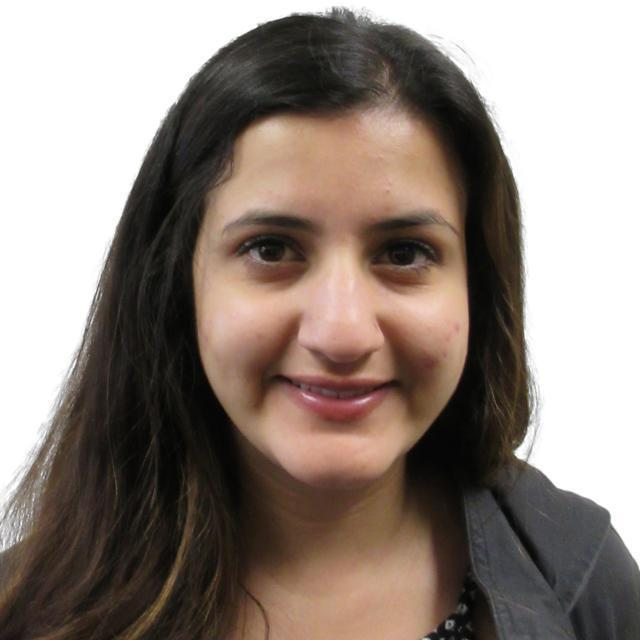
#> input picture Datasets/AMFD Faces Final/happy/SF-1002.jpg, 640 x 640 px; its folder holds only this picture in this run
$ python visualization.py
#> lines starting #> are read from the running program, lines starting #| are printed output that depends on the picture
### part_1_src/read_datasets.py
import os
import pandas as pd
from PIL import Image


def gather_image_data(root_dir='../Datasets'):

#> called with root_dir = '../Datasets'
    data = []

    # Loop through each dataset directory
    for dataset_name in os.listdir(root_dir):
        dataset_path = os.path.join(root_dir, dataset_name)

        if os.path.isdir(dataset_path):
            # Loop through each emotion directory in the dataset
            for emotion in os.listdir(dataset_path):
                emotion_path = os.path.join(dataset_path, emotion)

                if os.path.isdir(emotion_path):
                    # Loop through each image in the emotion directory
                    for image_name in os.listdir(emotion_path):
                        image_path = os.path.join(emotion_path, image_name)

                        if os.path.isfile(image_path):
                            with Image.open(image_path) as img:
#> img is the input picture: PIL image 640x640 RGB; mean R, G, B 144.4, 132.3, 124.7
                                width, height = img.size
#> width = 640; height = 640
                            file_size = os.path.getsize(image_path)

                            # Append the data to the list
                            data.append({
                                'image_path': image_path,
                                'emotion': emotion,
                                'dataset_name': dataset_name,
                                'width': width,
                                'height': height,
                                'file_size': file_size
                            })

    # Convert to a pandas DataFrame
    df = pd.DataFrame(data)
    return df


# [6 lines that do not run on import are left out]

### part_1_src/visualization.py
import matplotlib.pyplot as plt
import numpy as np
from PIL import Image
from read_datasets import gather_image_data


def plot_class_distribution(df):
    class_distribution = df['emotion'].value_counts()
    plt.figure(figsize=(10, 8))
    bars = class_distribution.plot(kind='bar')
    plt.title('Class Distribution')
    plt.xlabel('Emotion')
    plt.ylabel('Number of images')
    plt.xticks(rotation=45)

    # Add the exact number on each bar
    for bar in bars.patches:
        bars.annotate(format(bar.get_height(), '.0f'),
                      (bar.get_x() + bar.get_width() / 2,
                       bar.get_height()), ha='center', va='center',
                      size=10, xytext=(0, 8),
                      textcoords='offset points')
    plt.show()
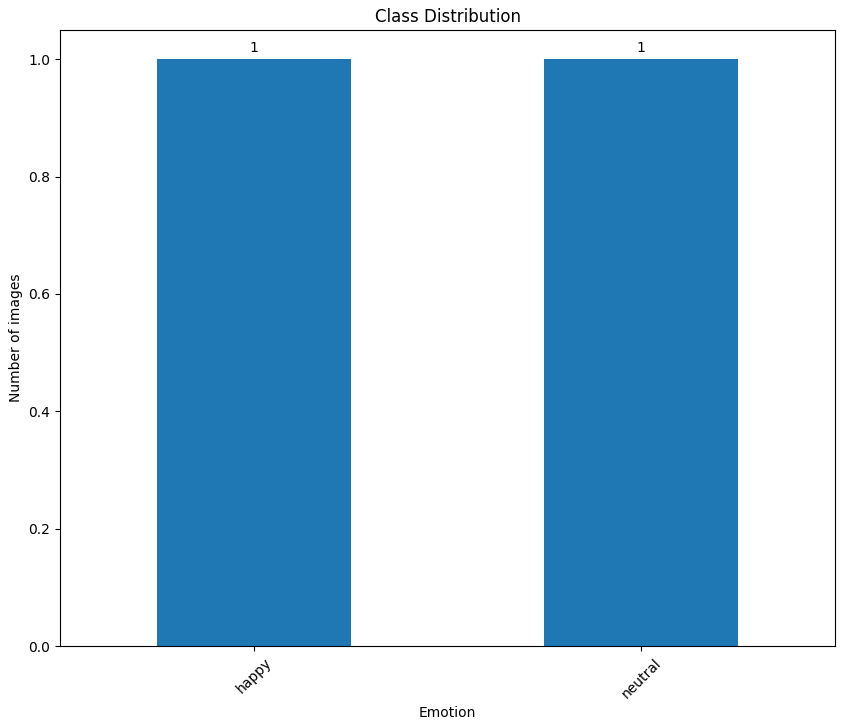
#> figure drawn by matplotlib, 1 panel


def plot_sample_images(df):
    emotions = df['emotion'].unique()
    for emotion in emotions:
        fig, axs = plt.subplots(5, 5, figsize=(12, 12))
        fig.suptitle(f'Sample Images for {emotion}', fontsize=16)
#> (the run stopped early here; a loop or call above may not have finished)

$ run again, on Datasets/AMFD Faces Final/neutral/NF-1012.jpg
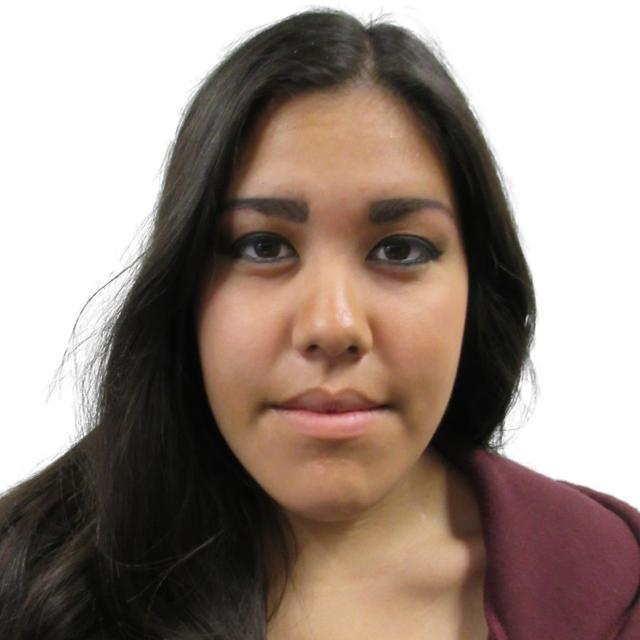
#> input picture Datasets/AMFD Faces Final/neutral/NF-1012.jpg, 640 x 640 px
#> in gather_image_data, img is the input picture: PIL image 640x640 RGB; mean R, G, B 153.3, 138.3, 129.6
#> in plot_class_distribution, `plt.show()`:
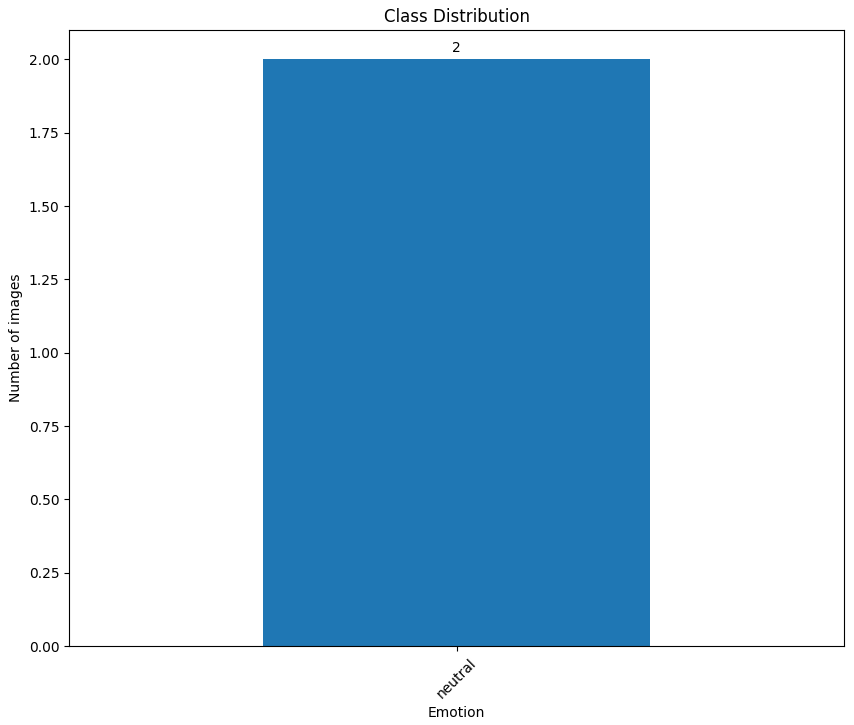
#> figure drawn by matplotlib, 1 panel
